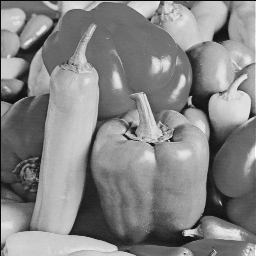
%> input picture 图像细线填充/Peppers_clear.png, 256 x 256 px
$ octave NLM.m   (GNU Octave 9; MATLAB toolbox functions it lacks are replaced by stand-ins)
%> lines starting %> are read from the running program, lines starting %| are printed output that depends on the picture; in (x1, y1, x2, y2) boxes, pixels count from 0 and x2, y2 are one past the last pixel; in counts of white or black regions, pixels touching at a corner belong together; the program's own positions count from 1
% 读取图像
img = imread('Peppers_clear.png');              % 原图
%> img is the input picture: size 256x256 uint8; min 10, max 255, mean 133.1
input_image = imread('Peppers_thin_scratch.png'); % 细线涂画
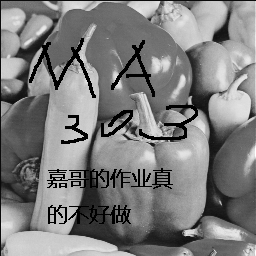
%> input picture 图像细线填充/Peppers_thin_scratch.png, 256 x 256 px
%> input_image is the input picture: size 256x256 uint8; min 0, max 255, mean 125.5

% 获取涂画区域
ind = (input_image==0) | (input_image==255);
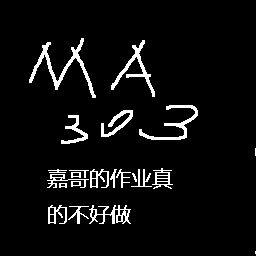
%> ind: size 256x256 logical; 5.5% white; 22 white regions (2 under 20 px), largest, box (x1, y1, x2, y2) and area: (29, 38, 96, 98) 679, (111, 40, 155, 97) 457, (139, 105, 198, 140) 442
s = sum(ind(:))/numel(ind);
%> s = 0.0548

% 设置 NLM 参数
patch_size = 9;
search_window_size = 20;
h = 15;

% 进行 NLM 滤波
denoised_image = non_local_means_denoising(input_image, patch_size, search_window_size, h);

% 只对涂画区域做恢复处理
denoised_image(~ind) = noise_img(~ind);
% [4 lines not run here, left out]
function denoised_image = non_local_means_denoising(input_image, patch_size, search_window_size, h)
%> called with patch_size = 9, search_window_size = 20, h = 15
    % 将输入图像转换为双精度，以便进行计算
    input_image = double(input_image);
%> input_image: size 256x256 double

    % 对输入图像进行边界扩展
    pad_size = max(patch_size, search_window_size);
    padded_image = padarray(input_image, [pad_size, pad_size], 'replicate');
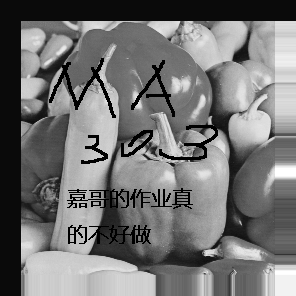
%> padded_image: size 296x296 double; min 0, max 255, mean 115.3

    % 获取输入图像的大小
    [m, n] = size(input_image);
%> m = 256; n = 256

    % 初始化加权和和权重矩阵
    w_sum = zeros(m, n);
    weights = zeros(m, n);

    % 在搜索窗口内进行滑动
    for i = -search_window_size:search_window_size
        for j = -search_window_size:search_window_size
            % 计算偏移图像
            shifted_image = padded_image(pad_size+i+1:pad_size+i+m, pad_size+j+1:pad_size+j+n);

            % 计算距离
            distance = (input_image - shifted_image).^2;

            % 计算加权距离
            weight = exp(-distance / (h^2));

            % 更新加权和和权重矩阵
            w_sum = w_sum + weight .* shifted_image;
            weights = weights + weight;
        end
    end
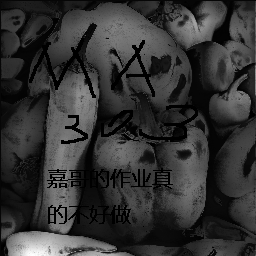
%> w_sum: size 256x256 double; min 7.79e-41, max 333103.1, mean 67682.1; drawn with min black and max white
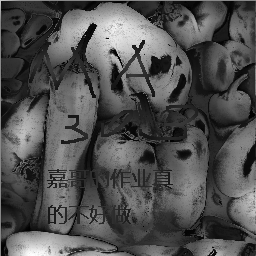
%> weights: size 256x256 double; min 2.68, max 1627.7, mean 518.6; drawn with min black and max white

    % 计算去噪后的图像
    denoised_image = w_sum ./ weights;
%> the run ends on the next line

    % 将图像转换回原始数据类型
    denoised_image = cast(denoised_image, class(input_image));
end
